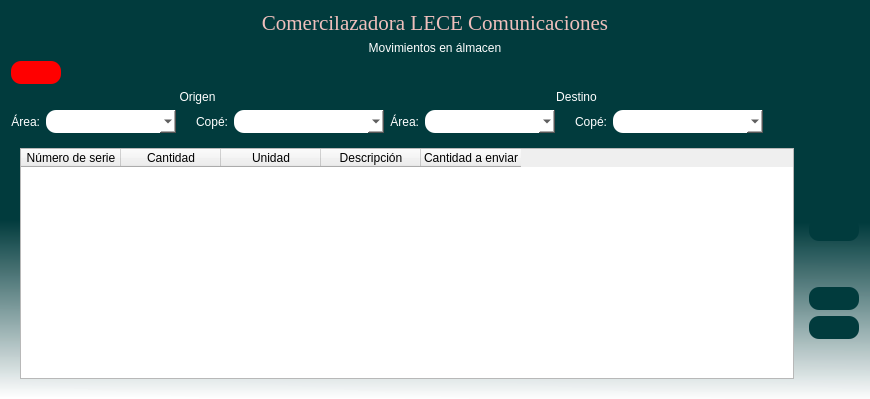
<?xml version="1.0" encoding="UTF-8"?>
<ui version="4.0">
 <class>Registro_de_ONT</class>
 <widget class="QDialog" name="Registro_de_ONT">
  <property name="geometry">
   <rect>
    <x>0</x>
    <y>0</y>
    <width>870</width>
    <height>399</height>
   </rect>
  </property>
  <property name="maximumSize">
   <size>
    <width>16777215</width>
    <height>399</height>
   </size>
  </property>
  <property name="windowTitle">
   <string>Movimientos de almacén</string>
  </property>
  <property name="windowIcon">
   <iconset>
    <normaloff>../assets/icons/listngr.svg</normaloff>../assets/icons/listngr.svg</iconset>
  </property>
  <property name="layoutDirection">
   <enum>Qt::LeftToRight</enum>
  </property>
  <property name="styleSheet">
   <string notr="true">QDialog#Registro_de_ONT{
background-color: qlineargradient(spread:pad, x1:0.488444, y1:0.392, x2:0.483241, y2:1, stop:0.266917 rgba(1, 59, 61, 255), stop:1 rgba(255, 255, 255, 244));}
</string>
  </property>
  <layout class="QVBoxLayout" name="verticalLayout_8">
   <item>
    <layout class="QVBoxLayout" name="verticalLayout">
     <item>
      <widget class="QLabel" name="Titulo">
       <property name="font">
        <font>
         <family>Times New Roman</family>
         <pointsize>16</pointsize>
         <weight>50</weight>
         <italic>false</italic>
         <bold>false</bold>
        </font>
       </property>
       <property name="cursor">
        <cursorShape>ArrowCursor</cursorShape>
       </property>
       <property name="toolTip">
        <string>&lt;html&gt;&lt;head/&gt;&lt;body&gt;&lt;p align=&quot;center&quot;&gt;&lt;br/&gt;&lt;/p&gt;&lt;/body&gt;&lt;/html&gt;</string>
       </property>
       <property name="whatsThis">
        <string>&lt;html&gt;&lt;head/&gt;&lt;body&gt;&lt;p align=&quot;center&quot;&gt;Comercilazadora LECE Comunicaciones&lt;/p&gt;&lt;/body&gt;&lt;/html&gt;</string>
       </property>
       <property name="layoutDirection">
        <enum>Qt::LeftToRight</enum>
       </property>
       <property name="autoFillBackground">
        <bool>false</bool>
       </property>
       <property name="styleSheet">
        <string notr="true">font: 16pt &quot;Times New Roman&quot;;
color:rgba(239, 191, 188, 255);
</string>
       </property>
       <property name="frameShadow">
        <enum>QFrame::Plain</enum>
       </property>
       <property name="midLineWidth">
        <number>0</number>
       </property>
       <property name="text">
        <string>Comercilazadora LECE Comunicaciones</string>
       </property>
       <property name="alignment">
        <set>Qt::AlignCenter</set>
       </property>
      </widget>
     </item>
     <item>
      <widget class="QLabel" name="label_2">
       <property name="styleSheet">
        <string notr="true">font: 75 12pt &quot;MS Shell Dlg 2&quot; rgb(255, 255, 255);
color: rgb(255, 255, 255);
</string>
       </property>
       <property name="text">
        <string>Movimientos en álmacen</string>
       </property>
       <property name="scaledContents">
        <bool>false</bool>
       </property>
       <property name="alignment">
        <set>Qt::AlignCenter</set>
       </property>
      </widget>
     </item>
    </layout>
   </item>
   <item>
    <layout class="QHBoxLayout" name="horizontalLayout_9">
     <item>
      <widget class="QPushButton" name="btn_regresar">
       <property name="enabled">
        <bool>true</bool>
       </property>
       <property name="minimumSize">
        <size>
         <width>50</width>
         <height>23</height>
        </size>
       </property>
       <property name="maximumSize">
        <size>
         <width>50</width>
         <height>23</height>
        </size>
       </property>
       <property name="cursor">
        <cursorShape>PointingHandCursor</cursorShape>
       </property>
       <property name="toolTip">
        <string>&lt;html&gt;&lt;head/&gt;&lt;body&gt;&lt;p align=&quot;center&quot;&gt;Regresar&lt;/p&gt;&lt;/body&gt;&lt;/html&gt;</string>
       </property>
       <property name="styleSheet">
        <string notr="true">font: 12pt &quot;MS Shell Dlg 2&quot;;
background-color: rgb(255, 0, 0);
color:rgb(255, 255, 255);
border-radius: 10px;</string>
       </property>
       <property name="text">
        <string/>
       </property>
       <property name="icon">
        <iconset>
         <normaloff>../../assets/icons/atras bc.svg</normaloff>../../assets/icons/atras bc.svg</iconset>
       </property>
      </widget>
     </item>
     <item>
      <spacer name="horizontalSpacer_3">
       <property name="orientation">
        <enum>Qt::Horizontal</enum>
       </property>
       <property name="sizeHint" stdset="0">
        <size>
         <width>40</width>
         <height>20</height>
        </size>
       </property>
      </spacer>
     </item>
     <item>
      <widget class="QLabel" name="lbl_estado">
       <property name="minimumSize">
        <size>
         <width>395</width>
         <height>19</height>
        </size>
       </property>
       <property name="maximumSize">
        <size>
         <width>395</width>
         <height>19</height>
        </size>
       </property>
       <property name="styleSheet">
        <string notr="true">color: rgb(255, 255, 255);
font: 12pt &quot;MS Shell Dlg 2&quot;;</string>
       </property>
       <property name="text">
        <string/>
       </property>
       <property name="alignment">
        <set>Qt::AlignCenter</set>
       </property>
      </widget>
     </item>
    </layout>
   </item>
   <item>
    <layout class="QHBoxLayout" name="horizontalLayout_4">
     <item>
      <layout class="QVBoxLayout" name="verticalLayout_4">
       <item>
        <widget class="QLabel" name="label">
         <property name="styleSheet">
          <string notr="true">color: rgb(255, 255, 255);
font: 12pt &quot;MS Shell Dlg 2&quot;;</string>
         </property>
         <property name="text">
          <string>Origen</string>
         </property>
         <property name="alignment">
          <set>Qt::AlignCenter</set>
         </property>
        </widget>
       </item>
       <item>
        <layout class="QHBoxLayout" name="horizontalLayout_3">
         <item>
          <layout class="QHBoxLayout" name="horizontalLayout_2">
           <item>
            <widget class="QLabel" name="label_4">
             <property name="maximumSize">
              <size>
               <width>52</width>
               <height>23</height>
              </size>
             </property>
             <property name="styleSheet">
              <string notr="true">color: rgb(255, 255, 255);
font: 12pt &quot;MS Shell Dlg 2&quot;;</string>
             </property>
             <property name="text">
              <string>Área:</string>
             </property>
             <property name="alignment">
              <set>Qt::AlignRight|Qt::AlignTrailing|Qt::AlignVCenter</set>
             </property>
            </widget>
           </item>
           <item>
            <widget class="QComboBox" name="str_area">
             <property name="minimumSize">
              <size>
               <width>130</width>
               <height>23</height>
              </size>
             </property>
             <property name="maximumSize">
              <size>
               <width>130</width>
               <height>23</height>
              </size>
             </property>
             <property name="cursor">
              <cursorShape>PointingHandCursor</cursorShape>
             </property>
             <property name="toolTip">
              <string>&lt;html&gt;&lt;head/&gt;&lt;body&gt;&lt;p align=&quot;center&quot;&gt;Seleccionar Área&lt;/p&gt;&lt;/body&gt;&lt;/html&gt;</string>
             </property>
             <property name="styleSheet">
              <string notr="true">font: 12pt &quot;MS Shell Dlg 2&quot;;
background-color: rgb(255, 255, 255);
color: rgb(0, 0, 0);
border-radius: 10px;</string>
             </property>
             <property name="currentText">
              <string/>
             </property>
            </widget>
           </item>
          </layout>
         </item>
         <item>
          <spacer name="horizontalSpacer">
           <property name="orientation">
            <enum>Qt::Horizontal</enum>
           </property>
           <property name="sizeType">
            <enum>QSizePolicy::Maximum</enum>
           </property>
           <property name="sizeHint" stdset="0">
            <size>
             <width>14</width>
             <height>20</height>
            </size>
           </property>
          </spacer>
         </item>
         <item>
          <layout class="QHBoxLayout" name="horizontalLayout">
           <item>
            <widget class="QLabel" name="label_5">
             <property name="maximumSize">
              <size>
               <width>130</width>
               <height>23</height>
              </size>
             </property>
             <property name="styleSheet">
              <string notr="true">color: rgb(255, 255, 255);
font: 12pt &quot;MS Shell Dlg 2&quot;;</string>
             </property>
             <property name="text">
              <string>Copé:</string>
             </property>
             <property name="alignment">
              <set>Qt::AlignRight|Qt::AlignTrailing|Qt::AlignVCenter</set>
             </property>
            </widget>
           </item>
           <item>
            <widget class="QComboBox" name="str_cope">
             <property name="minimumSize">
              <size>
               <width>150</width>
               <height>23</height>
              </size>
             </property>
             <property name="maximumSize">
              <size>
               <width>150</width>
               <height>23</height>
              </size>
             </property>
             <property name="cursor">
              <cursorShape>PointingHandCursor</cursorShape>
             </property>
             <property name="toolTip">
              <string>&lt;html&gt;&lt;head/&gt;&lt;body&gt;&lt;p align=&quot;center&quot;&gt;Seleccionar Copé&lt;/p&gt;&lt;/body&gt;&lt;/html&gt;</string>
             </property>
             <property name="styleSheet">
              <string notr="true">font: 12pt &quot;MS Shell Dlg 2&quot;;
background-color: rgb(255, 255, 255);
color: rgb(0, 0, 0);
border-radius: 10px;</string>
             </property>
            </widget>
           </item>
          </layout>
         </item>
        </layout>
       </item>
      </layout>
     </item>
     <item>
      <layout class="QVBoxLayout" name="verticalLayout_5">
       <item>
        <widget class="QLabel" name="label_3">
         <property name="styleSheet">
          <string notr="true">color: rgb(255, 255, 255);
font: 12pt &quot;MS Shell Dlg 2&quot;;</string>
         </property>
         <property name="text">
          <string>Destino</string>
         </property>
         <property name="alignment">
          <set>Qt::AlignCenter</set>
         </property>
        </widget>
       </item>
       <item>
        <layout class="QHBoxLayout" name="horizontalLayout_5">
         <item>
          <layout class="QHBoxLayout" name="horizontalLayout_6">
           <item>
            <widget class="QLabel" name="label_6">
             <property name="maximumSize">
              <size>
               <width>52</width>
               <height>23</height>
              </size>
             </property>
             <property name="styleSheet">
              <string notr="true">color: rgb(255, 255, 255);
font: 12pt &quot;MS Shell Dlg 2&quot;;</string>
             </property>
             <property name="text">
              <string>Área:</string>
             </property>
             <property name="alignment">
              <set>Qt::AlignRight|Qt::AlignTrailing|Qt::AlignVCenter</set>
             </property>
            </widget>
           </item>
           <item>
            <widget class="QComboBox" name="str_area_destino">
             <property name="minimumSize">
              <size>
               <width>130</width>
               <height>23</height>
              </size>
             </property>
             <property name="maximumSize">
              <size>
               <width>130</width>
               <height>23</height>
              </size>
             </property>
             <property name="cursor">
              <cursorShape>PointingHandCursor</cursorShape>
             </property>
             <property name="toolTip">
              <string>&lt;html&gt;&lt;head/&gt;&lt;body&gt;&lt;p align=&quot;center&quot;&gt;Seleccionar Área&lt;/p&gt;&lt;/body&gt;&lt;/html&gt;</string>
             </property>
             <property name="styleSheet">
              <string notr="true">font: 12pt &quot;MS Shell Dlg 2&quot;;
background-color: rgb(255, 255, 255);
color: rgb(0, 0, 0);
border-radius: 10px;</string>
             </property>
             <property name="currentText">
              <string/>
             </property>
            </widget>
           </item>
          </layout>
         </item>
         <item>
          <spacer name="horizontalSpacer_2">
           <property name="orientation">
            <enum>Qt::Horizontal</enum>
           </property>
           <property name="sizeType">
            <enum>QSizePolicy::Maximum</enum>
           </property>
           <property name="sizeHint" stdset="0">
            <size>
             <width>14</width>
             <height>20</height>
            </size>
           </property>
          </spacer>
         </item>
         <item>
          <layout class="QHBoxLayout" name="horizontalLayout_7">
           <item>
            <widget class="QLabel" name="label_7">
             <property name="maximumSize">
              <size>
               <width>130</width>
               <height>23</height>
              </size>
             </property>
             <property name="styleSheet">
              <string notr="true">color: rgb(255, 255, 255);
font: 12pt &quot;MS Shell Dlg 2&quot;;</string>
             </property>
             <property name="text">
              <string>Copé:</string>
             </property>
             <property name="alignment">
              <set>Qt::AlignRight|Qt::AlignTrailing|Qt::AlignVCenter</set>
             </property>
            </widget>
           </item>
           <item>
            <widget class="QComboBox" name="str_cope_destino">
             <property name="minimumSize">
              <size>
               <width>150</width>
               <height>23</height>
              </size>
             </property>
             <property name="maximumSize">
              <size>
               <width>150</width>
               <height>23</height>
              </size>
             </property>
             <property name="cursor">
              <cursorShape>PointingHandCursor</cursorShape>
             </property>
             <property name="toolTip">
              <string>&lt;html&gt;&lt;head/&gt;&lt;body&gt;&lt;p align=&quot;center&quot;&gt;Seleccionar Copé&lt;/p&gt;&lt;/body&gt;&lt;/html&gt;</string>
             </property>
             <property name="styleSheet">
              <string notr="true">font: 12pt &quot;MS Shell Dlg 2&quot;;
background-color: rgb(255, 255, 255);
color: rgb(0, 0, 0);
border-radius: 10px;</string>
             </property>
            </widget>
           </item>
          </layout>
         </item>
        </layout>
       </item>
      </layout>
     </item>
     <item>
      <layout class="QVBoxLayout" name="verticalLayout_3">
       <item>
        <spacer name="horizontalSpacer_4">
         <property name="orientation">
          <enum>Qt::Horizontal</enum>
         </property>
         <property name="sizeHint" stdset="0">
          <size>
           <width>40</width>
           <height>20</height>
          </size>
         </property>
        </spacer>
       </item>
      </layout>
     </item>
    </layout>
   </item>
   <item>
    <layout class="QHBoxLayout" name="horizontalLayout_8">
     <item>
      <widget class="QStackedWidget" name="multi_tablas">
       <property name="currentIndex">
        <number>0</number>
       </property>
       <widget class="QWidget" name="Mov_almacen">
        <layout class="QVBoxLayout" name="verticalLayout_6">
         <item>
          <widget class="QTableWidget" name="tabla_mov_almacen">
           <property name="enabled">
            <bool>true</bool>
           </property>
           <property name="cursor" stdset="0">
            <cursorShape>IBeamCursor</cursorShape>
           </property>
           <column>
            <property name="text">
             <string>Número de serie</string>
            </property>
           </column>
           <column>
            <property name="text">
             <string>Cantidad</string>
            </property>
           </column>
           <column>
            <property name="text">
             <string>Unidad</string>
            </property>
           </column>
           <column>
            <property name="text">
             <string>Descripción</string>
            </property>
           </column>
           <column>
            <property name="text">
             <string>Cantidad a enviar</string>
            </property>
           </column>
          </widget>
         </item>
        </layout>
       </widget>
       <widget class="QWidget" name="reportes">
        <layout class="QVBoxLayout" name="verticalLayout_7">
         <item>
          <widget class="QTableWidget" name="tabla_reportes"/>
         </item>
        </layout>
       </widget>
      </widget>
     </item>
     <item>
      <layout class="QVBoxLayout" name="verticalLayout_2">
       <item>
        <spacer name="verticalSpacer_3">
         <property name="orientation">
          <enum>Qt::Vertical</enum>
         </property>
         <property name="sizeHint" stdset="0">
          <size>
           <width>20</width>
           <height>40</height>
          </size>
         </property>
        </spacer>
       </item>
       <item>
        <widget class="QPushButton" name="btn_agregar">
         <property name="minimumSize">
          <size>
           <width>50</width>
           <height>23</height>
          </size>
         </property>
         <property name="maximumSize">
          <size>
           <width>50</width>
           <height>23</height>
          </size>
         </property>
         <property name="cursor">
          <cursorShape>PointingHandCursor</cursorShape>
         </property>
         <property name="mouseTracking">
          <bool>false</bool>
         </property>
         <property name="toolTip">
          <string>&lt;html&gt;&lt;head/&gt;&lt;body&gt;&lt;p align=&quot;center&quot;&gt;Agregar registro&lt;/p&gt;&lt;/body&gt;&lt;/html&gt;</string>
         </property>
         <property name="styleSheet">
          <string notr="true">background-color: rgb(1, 59, 61);
color: rgb(255, 255, 255);
border-radius: 10px;</string>
         </property>
         <property name="text">
          <string/>
         </property>
         <property name="icon">
          <iconset>
           <normaloff>../../assets/icons/plus.svg</normaloff>../../assets/icons/plus.svg</iconset>
         </property>
         <property name="checkable">
          <bool>false</bool>
         </property>
         <property name="autoRepeat">
          <bool>false</bool>
         </property>
         <property name="autoExclusive">
          <bool>false</bool>
         </property>
        </widget>
       </item>
       <item>
        <widget class="QPushButton" name="btn_eliminar">
         <property name="minimumSize">
          <size>
           <width>50</width>
           <height>23</height>
          </size>
         </property>
         <property name="maximumSize">
          <size>
           <width>50</width>
           <height>23</height>
          </size>
         </property>
         <property name="cursor">
          <cursorShape>PointingHandCursor</cursorShape>
         </property>
         <property name="mouseTracking">
          <bool>false</bool>
         </property>
         <property name="toolTip">
          <string>&lt;html&gt;&lt;head/&gt;&lt;body&gt;&lt;p align=&quot;center&quot;&gt;Borrar registro&lt;/p&gt;&lt;/body&gt;&lt;/html&gt;</string>
         </property>
         <property name="styleSheet">
          <string notr="true">background-color: rgb(1, 59, 61);
color: rgb(255, 255, 255);
border-radius: 10px;</string>
         </property>
         <property name="text">
          <string/>
         </property>
         <property name="icon">
          <iconset>
           <normaloff>../../assets/icons/borrar.svg</normaloff>../../assets/icons/borrar.svg</iconset>
         </property>
         <property name="checkable">
          <bool>false</bool>
         </property>
         <property name="autoRepeat">
          <bool>false</bool>
         </property>
         <property name="autoExclusive">
          <bool>false</bool>
         </property>
        </widget>
       </item>
       <item>
        <spacer name="verticalSpacer_2">
         <property name="orientation">
          <enum>Qt::Vertical</enum>
         </property>
         <property name="sizeType">
          <enum>QSizePolicy::Maximum</enum>
         </property>
         <property name="sizeHint" stdset="0">
          <size>
           <width>10</width>
           <height>40</height>
          </size>
         </property>
        </spacer>
       </item>
       <item>
        <widget class="QPushButton" name="btn_enviar">
         <property name="minimumSize">
          <size>
           <width>50</width>
           <height>23</height>
          </size>
         </property>
         <property name="maximumSize">
          <size>
           <width>50</width>
           <height>23</height>
          </size>
         </property>
         <property name="cursor">
          <cursorShape>PointingHandCursor</cursorShape>
         </property>
         <property name="toolTip">
          <string>&lt;html&gt;&lt;head/&gt;&lt;body&gt;&lt;p align=&quot;center&quot;&gt;Enviar&lt;/p&gt;&lt;/body&gt;&lt;/html&gt;</string>
         </property>
         <property name="styleSheet">
          <string notr="true">background-color: rgb(1, 59, 61);
color: rgb(255, 255, 255);
border-radius: 10px;</string>
         </property>
         <property name="text">
          <string/>
         </property>
         <property name="icon">
          <iconset>
           <normaloff>../../assets/icons/enviar.svg</normaloff>../../assets/icons/enviar.svg</iconset>
         </property>
        </widget>
       </item>
       <item>
        <widget class="QPushButton" name="btn_imprimir">
         <property name="minimumSize">
          <size>
           <width>50</width>
           <height>23</height>
          </size>
         </property>
         <property name="maximumSize">
          <size>
           <width>50</width>
           <height>23</height>
          </size>
         </property>
         <property name="cursor">
          <cursorShape>PointingHandCursor</cursorShape>
         </property>
         <property name="toolTip">
          <string>&lt;html&gt;&lt;head/&gt;&lt;body&gt;&lt;p align=&quot;center&quot;&gt;Imprimir reporte&lt;/p&gt;&lt;/body&gt;&lt;/html&gt;</string>
         </property>
         <property name="styleSheet">
          <string notr="true">background-color: rgb(1, 59, 61);
color: rgb(255, 255, 255);
border-radius: 10px;</string>
         </property>
         <property name="text">
          <string/>
         </property>
         <property name="icon">
          <iconset>
           <normaloff>../../assets/icons/imprimir.svg</normaloff>../../assets/icons/imprimir.svg</iconset>
         </property>
        </widget>
       </item>
       <item>
        <spacer name="verticalSpacer">
         <property name="orientation">
          <enum>Qt::Vertical</enum>
         </property>
         <property name="sizeHint" stdset="0">
          <size>
           <width>20</width>
           <height>40</height>
          </size>
         </property>
        </spacer>
       </item>
      </layout>
     </item>
    </layout>
   </item>
  </layout>
 </widget>
 <resources/>
 <connections/>
</ui>
